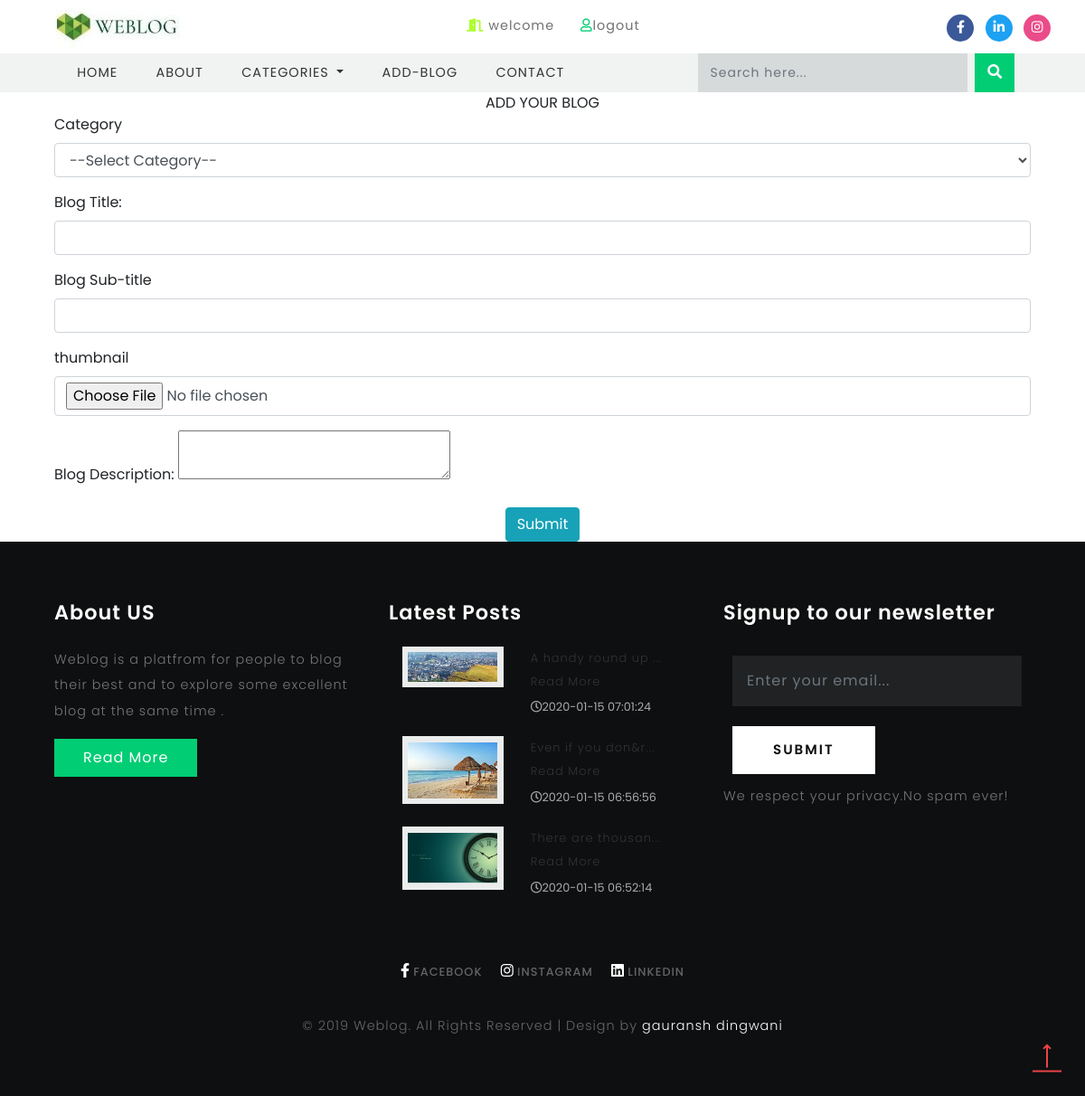
The page /post.php (signed in) on the database its author committed.
### tables this page shows
CREATE TABLE `blog` (
  `blog_id` int(11) NOT NULL,
  `blog_title` text NOT NULL,
  `blog_subtitle` text NOT NULL,
  `thumbnail` text NOT NULL,
  `content` text NOT NULL,
  `user_id` int(11) NOT NULL,
  `status` int(11) NOT NULL,
  `status_remark` text NOT NULL,
  `cate_id` int(11) NOT NULL,
  `created` datetime NOT NULL,
  `likes` int(11) NOT NULL,
  `comments` int(11) NOT NULL,
  `views` int(11) NOT NULL
);

### post.php (the view, shortened to what this page needs)
<?php
include './include/db.php';
?>
<!DOCTYPE html>
<html lang="zxx">
<head>
    <?php include './include/head.php';?>
</head>
<body>
        <header>
	<?php include './include/header.php';?>
        </header>
        <section id="main-content">
	<section class="wrapper">
	<div class="form-w3layouts">
        <div class="row container">
            <div class="col-lg-12">
                    <section class="panel">
                        <center><header class="panel-heading">
                        ADD YOUR BLOG
                            </header></center>
                        <div class="panel-body">
                            <div class="position-center">
                                <form action="#" method="post" enctype="multipart/form-data">
                                     <div class="form-group">
                                    <label>Category </label>
                                    <select name="category" class="form-control">
                                        <option>--Select Category--</option>
                                    </select>
                                </div>
                                <div class="form-group">
                                    <label style="align-content : left">Blog Title: </label>
                                    <input type="text" name="blog_title" class="form-control">
                                </div>
                                <div class="form-group">
                                    <label>Blog Sub-title </label>
                                    <input type="text" name="blog_sub"  class="form-control">
                                </div>
                                    <div class="form-group">
                                    <label>thumbnail </label>
                                    <input type="file" name="thumbnail"  class="form-control">
                                </div>
                                    <div class="form-group">
                                    <label>Blog Description: </label>
                                    <textarea name="blog_des" id="editor"></textarea>
                                    </div>
<center><button type="submit" name="submit" class="btn btn-info">Submit</button></center>
                            </form>
                            </div>
                        </div>
                    </section>
            </div>
            </div>
        </div>
</section>
		<?php include './include/footer.php';?>
</section>
	<a href="#home" class="scroll" id="toTop" style="display: block;">
	</a>
</body>
</html>

### include/footer.php (shortened to what this page needs)
<footer>
<div class="container">
			<div class="row">
				<div class="col-lg-4 footer-grid-agileits-w3ls text-left">
					<h3>About US</h3>
					<p>Weblog is a platfrom for people to blog their best and to explore some excellent blog at the same time .</p>
					<div class="read">
						<a href="../personal/index.html" class="btn btn-primary read-m">Read More</a>
					</div>
				</div>
				<div class="col-lg-4 footer-grid-agileits-w3ls text-left">
					<div class="tech-btm">
						<h3>Latest Posts</h3>
                                                <?php
                                                        $query = "SELECT * FROM `blog` ORDER BY created desc LIMIT 3";
                                                        $go_data = mysqli_query($conn, $query);
                                                        while ($row = mysqli_fetch_array($go_data)){
                                                            $thumbnail = $row['thumbnail'];
                                                            $content = $row['content'];
                                                            $date = $row['created'];
                                                            $sid = $row['blog_id'];
                                                        ?>
							<div class="blog-grids row mb-3">
								<div class="col-md-5 blog-grid-left">
									<a href="single.php?id=<?php echo $sid;?>">
										<img src="./blog_img/<?php echo $thumbnail;?>" class="img-fluid" alt="">
									</a>
								</div>
								<div class="col-md-7 blog-grid-right">
									<h5>
										<a href="single.php?id=<?php echo $sid;?>"><?php echo substr($content, 0, 20).'... <a href="singlef.php?id='.$sid.'">Read More</a>';?> </a>
									</h5>
									<div class="sub-meta">
										<span>
											<i class="far fa-clock"></i><?php echo $date;?></span>
									</div>
								</div>
							</div>
                                                        <?php } ?>
                                            </div>
				</div>
				<div class="col-lg-4 subscribe-main footer-grid-agileits-w3ls">
					<h2>Signup to our newsletter</h2>
					<div class="subscribe-main">
							<div class="subscribe-form">
									<form action="#" method="post" class="subscribe_form">
										<input class="form-control" type="email" placeholder="Enter your email..." required="">
										<button type="submit" class="btn btn-primary submit">Submit</button>
									</form>
						   </div>
						<p>We respect your privacy.No spam ever!</p>
					</div>
				</div>
			</div>
			<div class="footer-cpy text-center">
				<div class="footer-social">
					<div class="copyrighttop">
						<ul>
							<li class="mx-3">
								<a class="facebook" href="https://www.facebook.com/gauransh.dhoni7">
									<i class="fab fa-facebook-f"></i>
									<span>Facebook</span>
								</a>
							</li>
							<li>
								<a class="facebook" href="https://www.instagram.com/gauransh_dingwani/">
									<i class="fab fa-instagram"></i>
									<span>Instagram</span>
								</a>
							</li>
							<li class="mx-3">
								<a class="facebook" href="https://www.linkedin.com/in/gauransh-dingwani-1a9431199/">
									<i class="fab fa-linkedin"></i>
									<span>Linkedin</span>
								</a>
							</li>
						</ul>
					</div>
				</div>
				<div class="w3layouts-agile-copyrightbottom">
					<p>© 2019 Weblog. All Rights Reserved | Design by
						<a href="../personal/index.html">gauransh dingwani</a>
					</p>
				</div>
			</div>
		</div>
</footer>

### css/style.css (style rules this page uses)
html, body { margin: 0; font-size: 100%; font-family: 'Poppins', sans-serif; background: #fff; }
body a { text-decoration: none; transition: 0.5s all; -webkit-transition: 0.5s all; -moz-transition: 0.5s all; -o-transition: 0.5s all; -ms-transition: 0.5s all; }
input[type="button"], input[type="submit"], input[type="text"], input[type="email"], input[type="search"] { transition: 0.5s all; -webkit-transition: 0.5s all; -moz-transition: 0.5s all; -o-transition: 0.5s all; -ms-transition: 0.5s all; font-family: 'Poppins', sans-serif; }
h1, h2, h3, h4, h5, h6 { margin: 0; font-family: 'Poppins', sans-serif; letter-spacing:1px; }
p { margin: 0; font-size: 0.9em; color: #777777; line-height: 2em; letter-spacing: 1px; font-weight: 300; }
ul { margin: 0; padding: 0; }
a.btn.btn-primary.read-m { border-radius: 0; padding: 0.55em 2em; letter-spacing: 1px; background: #01cd74; border: none; }
.read { margin-top: 1em; }
.tech-btm img { background: #ebecec; padding: .4em; }
.tech-btm { margin-bottom: 2em; }
.tech-btm h5 { font-size: 0.9em; line-height: 1.4em; font-weight: 600; }
.tech-btm h5 a { color:#333; }
.sub-meta span { font-size: 0.8em; color: #a9abad; line-height: 2.5em; }
footer { padding: 5em 0; background-color: #0e0f10; }
.subscribe-main { padding-bottom: 1em; }
.footer-grid-agileits-w3ls img { width:100%; }
.subscribe-form { margin: 1em auto 0; padding: 10px; }
.footer-grid-agileits-w3ls h2,.footer-grid-agileits-w3ls h3 { font-size: 1.4em; color: #ffffff; font-weight: 600; line-height: 1.3; margin-bottom: 1em; }
.subscribe-main p { color: #777; letter-spacing: 1px; }
.subscribe-main input[type="email"] { width: 100%; padding: 1em 1em; font-size: 16px; color: #fff; outline: none; background: rgba(241, 245, 249, 0.08); -webkit-appearance: none; border: none; -webkit-appearance: none; letter-spacing: 1px; border-radius:0; }
.subscribe-main button[type="submit"] { color: #0e0f10; font-size: 15px; font-weight: 600; text-transform: uppercase; outline: none; letter-spacing: 2px; padding: 1em 3em; border: none; cursor: pointer; transition: 0.5s all; -webkit-transition: 0.5s all; -moz-transition: 0.5s all; -webkit-appearance: none; background: #fff; margin-top: 1.5em; border-radius:0; }
.copyrighttop ul li a span { text-transform: uppercase; color: #646567; font-weight: 500; font-size: 0.8em; line-height: 2em; letter-spacing: 1px; }
.copyrighttop { margin: 2em 0; }
a.facebook { color: #fff; font-size: 16px; }
.w3layouts-agile-copyrightbottom p { color: #64686b; letter-spacing: 1px; line-height: 28px; }
.copyrighttop li { list-style: none; display: inline-block; }
.w3layouts-agile-copyrightbottom p a { color: #fff; }
#toTop { display: none; text-decoration: none; position: fixed; bottom: 10px; right: 10px; overflow: hidden; width: 48px; height: 48px; border: none; text-indent: 100%; background: url(../images/top_up.png) no-repeat 0px 0px; }
@media (max-width:1440px) { .bottom-slider, .main-content-w3layouts-agileits, footer,.banner-bottom { padding: 4em 0; } }

### rows shown on the page
blog: thumbnail (picture), content "A handy round up", created "2020-01-15 07:01:24"
blog: thumbnail (picture), content "Even if you don&r", created "2020-01-15 06:56:56"
blog: thumbnail (picture), content "There are thousan", created "2020-01-15 06:52:14"
